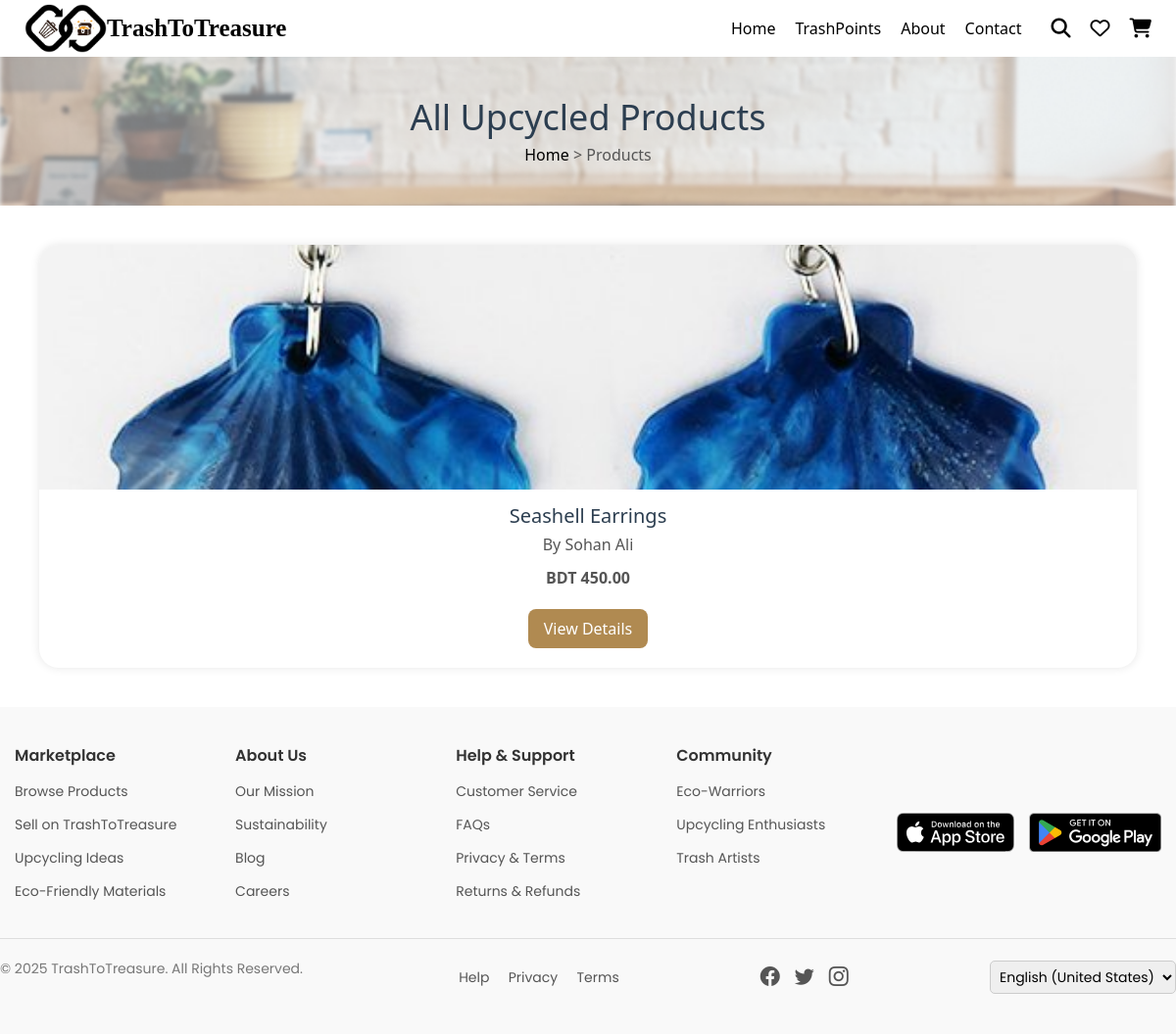
Before: /upcycled_products/ (signed in) with the older database file.
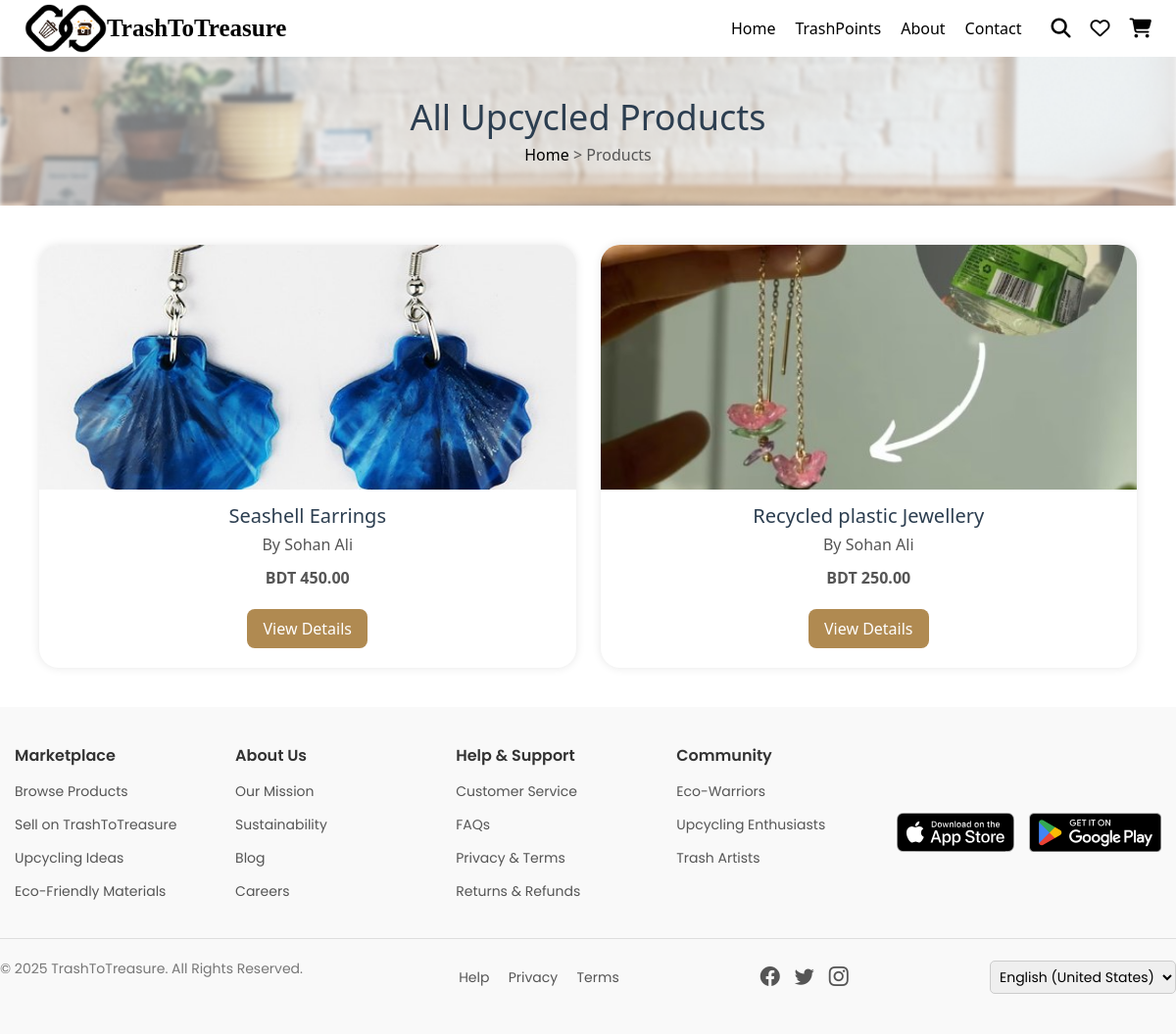
After: the same page with the newer database file.
### marketplace/models.py (models this page shows, shortened)
class UpcycledProduct(models.Model):
    product_name = models.CharField(max_length=255, default="")
    category = models.CharField(max_length=100, default="")
    description = models.TextField()
    price = models.DecimalField(max_digits=10, decimal_places=2)
    product_status = models.CharField(max_length=20, choices=PRODUCT_STATUS_CHOICES, default='active')
    artisan = models.ForeignKey(User, on_delete=models.CASCADE, related_name='upcycled_products', null=True, blank=True)
    approval_status = models.BooleanField(default=False)
    stock_availability = models.IntegerField()
    product_images = models.ImageField(upload_to='upcycled_products/', blank=True, null=True)
    location = models.CharField(max_length=255, default="")
    rating = models.DecimalField(max_digits=3, decimal_places=2, default=0.0)
    tags = models.CharField(max_length=255, blank=True, null=True)
    listing_date = models.DateTimeField(auto_now_add=True)
    last_updated = models.DateTimeField(auto_now=True, null=True, blank=True)
    sold_count = models.IntegerField(default=0)
    delivery_status = models.CharField(max_length=20, choices=DELIVERY_STATUS_CHOICES, default='ready')
    slug = models.SlugField(max_length=255, unique=True, blank=True)

### users/models.py (models this page shows, shortened)
class CustomUser(AbstractUser):
    name = models.CharField(max_length=100)
    email = models.EmailField(unique=True)
    phone = models.CharField(max_length=15)
    role = models.CharField(max_length=10, choices=ROLE_CHOICES)
    account_status = models.CharField(max_length=10, choices=ACCOUNT_STATUS_CHOICES, default='active')
    objects = CustomUserManager()  # ✅ Use your custom manager
    REQUIRED_FIELDS = ['email']
    USERNAME_FIELD = 'username'

### marketplace/views.py (the view)
# urls.py: path('upcycled_products/', views.upcycled_products, name='upcycled_products'),
@login_required
def upcycled_products(request):
    products = UpcycledProduct.objects.all()
    return render(request, 'upcycled_products.html', {'products': products})

### marketplace/templates/upcycled_products.html (shortened to what this page needs)
{% load static %}
{% include "header.html" %}
<!DOCTYPE html>
<html lang="en">
<head>
    <link rel="stylesheet" href="{% static 'css/buyer_profile.css' %}">
</head>
<body>
<section class="product-banner">
    <h2>All Upcycled Products</h2>
    <p><a href="/">Home</a> > Products</p>
</section>
<div class="products-grid">
    {% for product in products %}
        <div class="product-card">
            <img src="{{ product.product_images.url }}" alt="{{ product.product_name }}">
            <h3>{{ product.product_name }}</h3>
            <p>By {{ product.artisan.name }}</p>
            <p><strong>BDT {{ product.price }}</strong></p>
            <a href="{% url 'upcycled_product_details' product.slug %}">View Details</a>
        </div>
    {% endfor %}
</div>
</body>
</html>
{% include "footer.html" %}

Changed rows visible on the page:
added UpcycledProduct: product_images (picture), product_name "Recycled plastic Jewellery", artisan.name "Sohan Ali", price "250.00"
